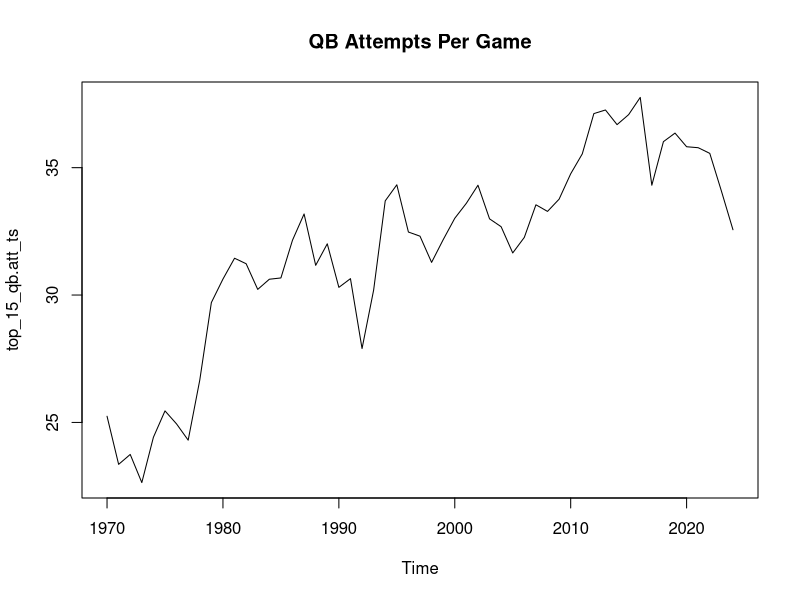
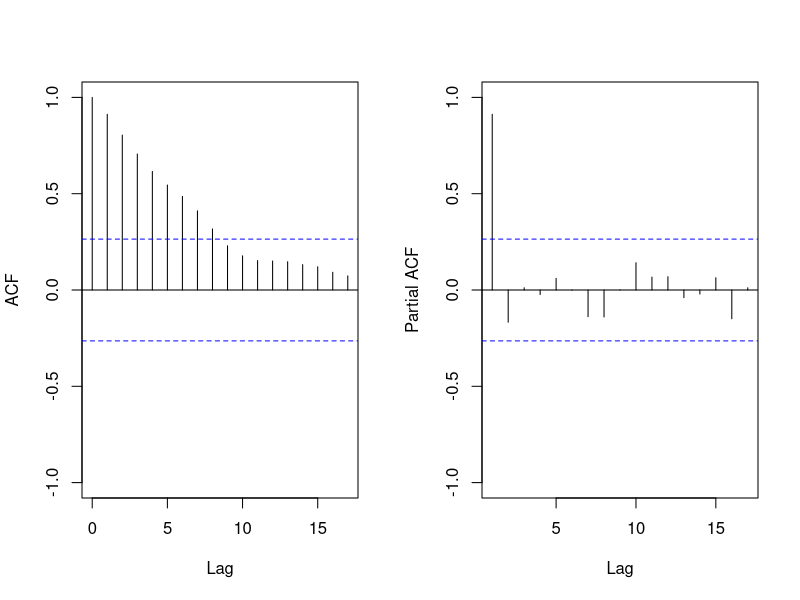
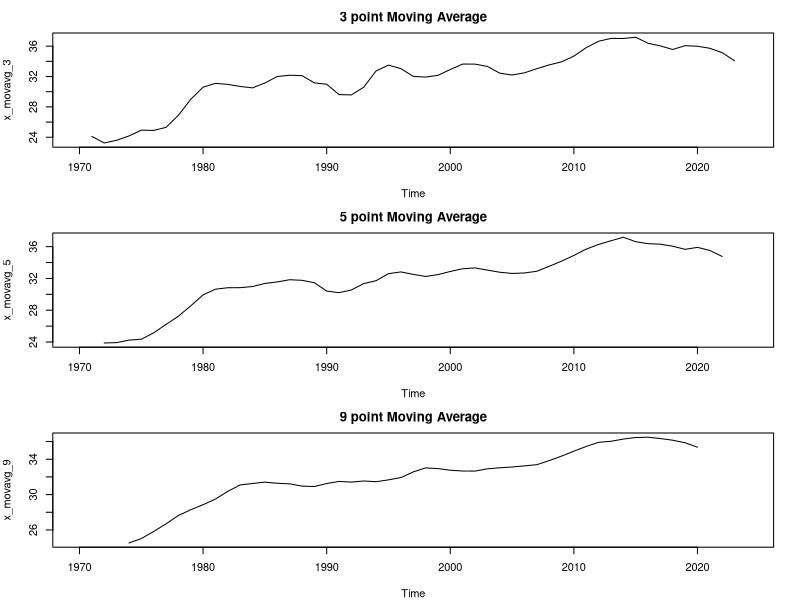
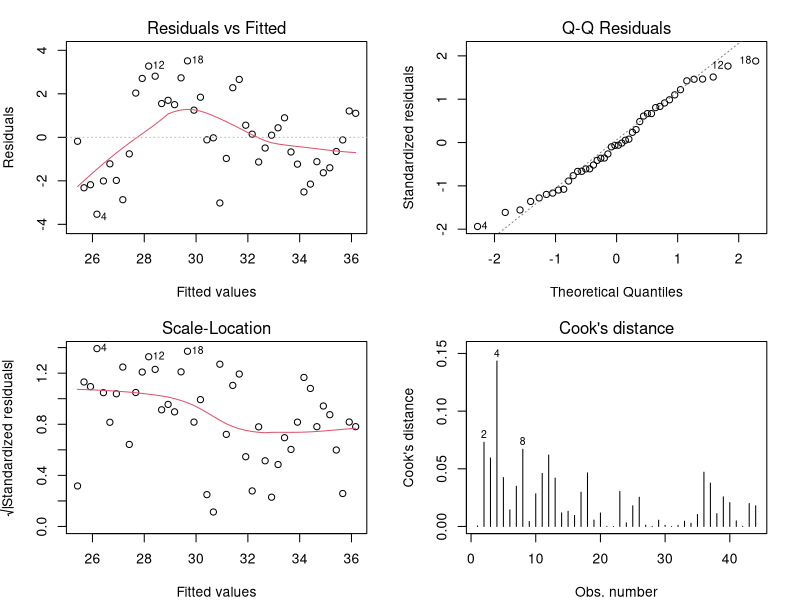
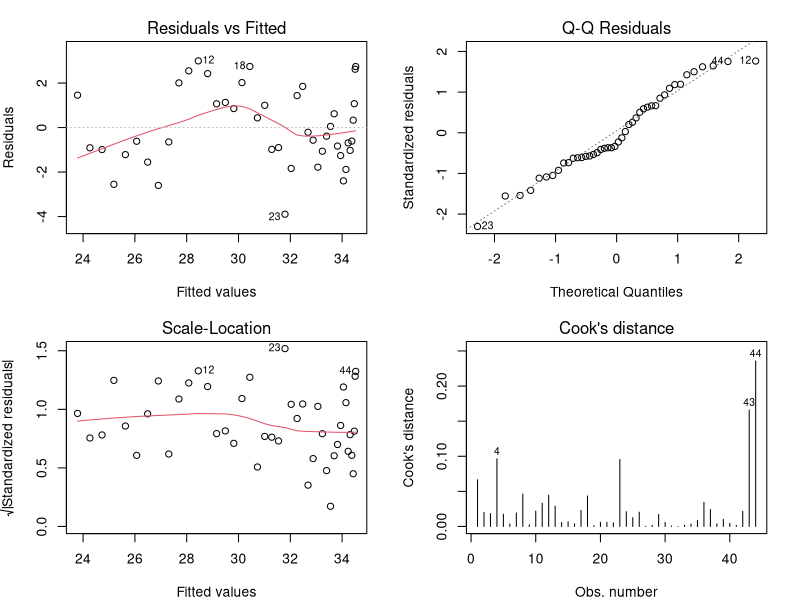
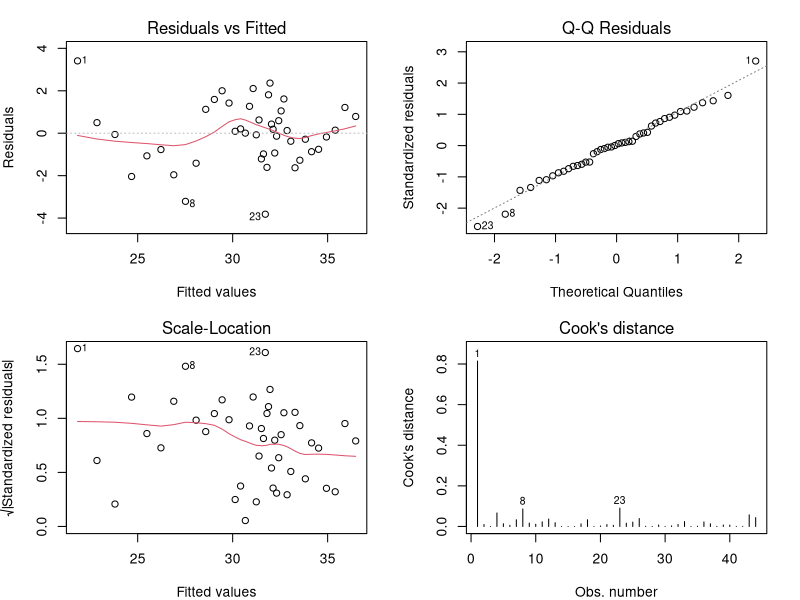
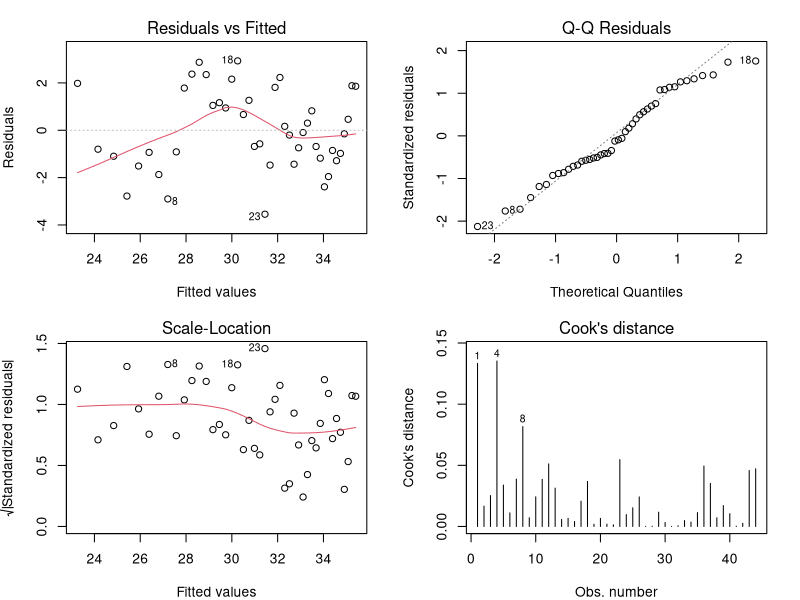
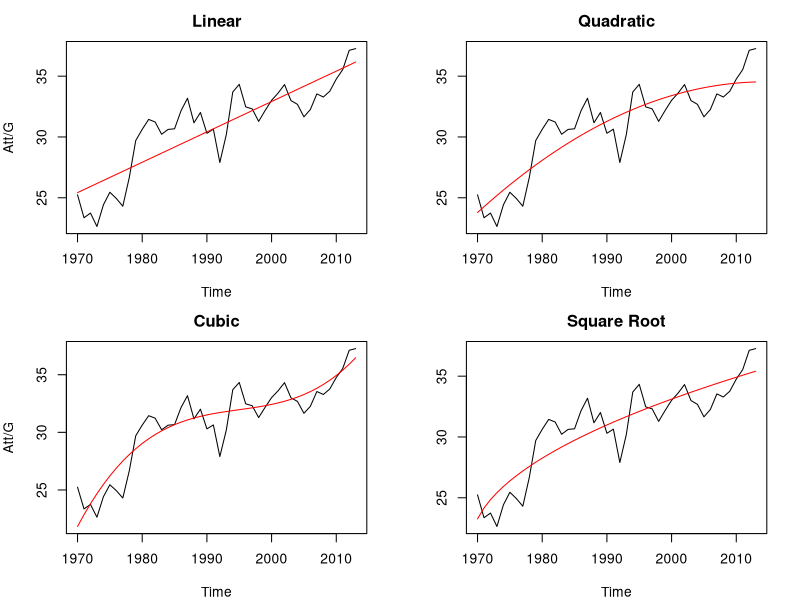

Source code (R) for these figures, in order:
## ---- chunk 1
library(tibble)
library(dplyr)  
library(ggplot2)  
library(forecast)
## ---- chunk 2
fantasy_data <- read.csv("fantasy_data.csv")
 
years <- unique(fantasy_data$Year)

avg_top15_by_year <- numeric(length(years))
names(avg_top15_by_year) <- years

for (y in years) {
    category_year <- subset(fantasy_data, Year == y & FantPos == "QB")
    category_year <- category_year[order(category_year$Passing_Att, decreasing = TRUE), ]
    
    top15 <- head(category_year, 15)
    avg_among_top_15 <- mean(top15$Passing_Att / top15$Games_G)
    
    avg_top15_by_year[as.character(y)] <- avg_among_top_15
}
 
top_15_qb.att_ts <- ts(data = avg_top15_by_year, start = 1970, frequency = 1)
 
ts.plot(top_15_qb.att_ts, main = "QB Attempts Per Game")
## ---- chunk 3
par(mfrow = c(1, 2))
acf(top_15_qb.att_ts, main = "", ylim = c(-1, 1))
pacf(top_15_qb.att_ts, main = "", ylim = c(-1, 1))
## ---- chunk 4
pacf(top_15_qb.att_ts, plot = FALSE)[1]
## ---- chunk 5
par(mfrow = c(3,1),mar = c(4, 4, 2.5, 2))
# Moving Average of QB Att/G
#ts.plot(top_15_qb.att_ts, ylab = "Att/G", main = "QB Historical Attempts Per Game")

# 3 point MA
x_movavg_3 <- stats::filter(top_15_qb.att_ts, sides = 2, rep(1,3)/3)
ts.plot(x_movavg_3, main = "3 point Moving Average")

#5 point MA
x_movavg_5 <- stats::filter(top_15_qb.att_ts, sides = 2, rep(1,5)/5)
ts.plot(x_movavg_5, main = "5 point Moving Average")


#7 point MA
#x_movavg_7 <- filter(top_15_qb.att_ts, sides = 2, rep(1,7)/7)
#ts.plot(x_movavg_7, main = "7 point Moving Average")

#One more for fun: 9 point MA
x_movavg_9 <- stats::filter(top_15_qb.att_ts, sides = 2, rep(1,9)/9)
ts.plot(x_movavg_9, main = "9 point Moving Average")
## ---- chunk 6
#Create training and forecasting sets
att.g_train <- window(top_15_qb.att_ts, end=2013)
num_fit <- length(att.g_train)

att.g_fore <- window(top_15_qb.att_ts, start=2014, frequency = 1)
num_fore <- length(att.g_fore)

#Create training df with t, t^2/2!, sqrt(t)

train_trend_df <- tibble(
t_fit = 1:num_fit,
t_sqfit = t_fit^2/factorial(2),
t_cubefit = t_fit^3/factorial(3),
t_sqrt = sqrt(t_fit)
)
#Fit desired models: 
#(1) Linear - \beta_0 + \beta_1 t 
#(2) Quadratic - \beta_0 + \beta_1 t + \beta_2 t^2/2
#(3) Cubic - \beta_0 + \beta_1 t + \beta_2 t^2/2 + \beta_3 t^3/3!
#(4) Square root model - \beta_0 + \beta_1 \sqrt(t)

mlr.line <- lm(att.g_train ~ t_fit, data = train_trend_df)
mlr.quadr <- lm(att.g_train ~ t_fit + t_sqfit, data = train_trend_df)
mlr.cubic <- lm(att.g_train ~ t_fit + t_sqfit + t_cubefit, data = train_trend_df)
mlr.sqrt <- lm(att.g_train ~ t_sqrt, data = train_trend_df)
## ---- chunk 7
summary(mlr.line)
## ---- chunk 8
# Residual Diagnostic Plots for mlr.lin
par(mfrow = c(2, 2), mar = c(4, 4, 2.5, 2)) # plot 4 figures, 2 in each of 2 rows
plot(mlr.line, main = "", which = 1:4)
## ---- chunk 9
summary(mlr.quadr)
## ---- chunk 10
# Residual Diagnostic Plots for mlr.quadr
par(mfrow = c(2, 2), mar = c(4, 4, 2.5, 2)) # plot 4 figures, 2 in each of 2 rows
plot(mlr.quadr, main = "", which = 1:4)
## ---- chunk 11
summary(mlr.cubic)
## ---- chunk 12
# Residual Diagnostic Plots for mlr.quadr
par(mfrow = c(2, 2), mar = c(4, 4, 2.5, 2)) # plot 4 figures, 2 in each of 2 rows
plot(mlr.cubic, main = "", which = 1:4)
## ---- chunk 13
summary(mlr.sqrt)
## ---- chunk 14
# Residual Diagnostic Plots for mlr.sqrt
par(mfrow = c(2, 2), mar = c(4, 4, 2.5, 2)) # plot 4 figures, 2 in each of 2 rows
plot(mlr.sqrt, main = "", which = 1:4)
## ---- chunk 15
#Make plots showing fitted curves (4 plots)
par(mfrow = c(2, 2), mar = c(4, 4, 2.5, 2))

#Create a table with xfit and line fit models; access the fitted values using model$fitted
plin <- cbind(att.g_train, mlr.line$fitted)

#Use ts.plot on plin; specify the xfit plot is in black while model is in red 
ts.plot(plin, main="Linear", col=c("black", 'red'), ylab="Att/G")

#Same idea for quadratic and cubic fits 
pquad <- cbind(att.g_train, mlr.quadr$fitted) 
ts.plot(pquad, main="Quadratic", col=c("black",'red'))

pcub <- cbind(att.g_train, mlr.cubic$fitted) 
ts.plot(pcub, main="Cubic", col=c("black", 'red'), ylab = "Att/G")

psqrt <- cbind(att.g_train, mlr.sqrt$fitted) 
ts.plot(psqrt, main="Square Root", col=c("black", 'red'))
## ---- chunk 16
trend_fore_df <- tibble(t_fit = (num_fit + 1):(length(top_15_qb.att_ts)),
t_sqfit = t_fit^2/factorial(2),
t_cubefit = t_fit^3/factorial(3),
t_sqrt = sqrt(t_fit))

#Make dataframe of forecast times -- t only


# use predict function 
pfore.lin  <- predict(mlr.line,  newdata = trend_fore_df,       se.fit = TRUE)
pfore.quad <- predict(mlr.quadr, newdata = trend_fore_df,     se.fit = TRUE)
pfore.cub  <- predict(mlr.cubic, newdata = trend_fore_df,   se.fit = TRUE)
pfore.sqrt <- predict(mlr.sqrt,  newdata = trend_fore_df, se.fit = TRUE)


#Plot of time series with fits and out-of-sample forecasts
# Linear Trend Model fits and forecasts
linff <- c(mlr.line$fitted, pfore.lin$fit)
# Quadratic Trend Model fits and forecasts
quadff <- c(mlr.quadr$fitted, pfore.quad$fit)
# Cubic Trend Model fits and forecasts
cubff <- c(mlr.cubic$fitted, pfore.cub$fit)
#Sqrt trend model fits and forecasts
sqrtff <- c(mlr.sqrt$fitted, pfore.sqrt$fit)

# observed data: top_15_qb.att_ts from 1970-2024 
# Bind observed data and fits+forecasts

obslin <- cbind(top_15_qb.att_ts, linff)
obsquad <- cbind(top_15_qb.att_ts, quadff)
obscub <- cbind(top_15_qb.att_ts, cubff)
obssqrt <- cbind(top_15_qb.att_ts, sqrtff)

par(mfrow = c(2,2), mar = c(4, 4, 2.5, 2))
ts.plot(obslin, main = "Linear Trend Model", col = c("black", "blue"), 
        ylab = "Att/G")
abline(v = time(top_15_qb.att_ts)[num_fit], col = "red", lty = "dashed")

ts.plot(obsquad, main = "Quadratic Trend Model", col = c("black", "blue"))
abline(v = time(top_15_qb.att_ts)[num_fit], col = "red", lty = "dashed")

ts.plot(obscub, main = "Cubic Trend Model", col = c("black", "blue"),
        ylab="Att/G")
abline(v = time(top_15_qb.att_ts)[num_fit], col = "red", lty = "dashed")

ts.plot(obssqrt, main = "Square Root Trend Model", col = c("black", "blue"))
abline(v = time(top_15_qb.att_ts)[num_fit], col = "red", lty = "dashed")
## ---- chunk 17
nfore <- length(att.g_fore)

# Forecast/Prediction errors: Observed - Predicted
efore.lin <- att.g_fore - pfore.lin$fit
efore.quad <- att.g_fore - pfore.quad$fit
efore.cub <- att.g_fore - pfore.cub$fit
efore.sqrt <- att.g_fore - pfore.sqrt$fit

# Forecast evaluation criteria
me.lin <- mean(efore.lin)                       # Mean Error
mpe.lin <- 100*(mean(efore.lin/att.g_fore))          # Mean Percent Error
mse.lin <- sum(efore.lin**2)/nfore              # Mean Squared Error
mae.lin <- mean(abs(efore.lin))                 # Mean Absolute Error
mape.lin <- 100*(mean(abs((efore.lin)/att.g_fore)))  # Mean Absolute Percent Error 
fec.lin <- data.frame(linear = rbind(me.lin, mpe.lin, 
                                      mse.lin, mae.lin, mape.lin), 
                      row.names = c("me", "mpe", "mse", "mae", "mape"))

# Forecast evaluation criteria
me.quad <- mean(efore.quad)                       # Mean Error
mpe.quad <- 100*(mean(efore.quad/att.g_fore))          # Mean Percent Error
mse.quad <- sum(efore.quad**2)/nfore              # Mean Squared Error
mae.quad <- mean(abs(efore.quad))                 # Mean Absolute Error
mape.quad <- 100*(mean(abs((efore.quad)/att.g_fore)))  # Mean Absolute Percent Error 
fec.quad <- data.frame(quadratic = rbind(me.quad, mpe.quad, 
                                      mse.quad, mae.quad, mape.quad), 
                      row.names = c("me", "mpe", "mse", "mae", "mape"))

# Forecast evaluation criteria
me.cube <- mean(efore.cub)                       # Mean Error
mpe.cube <- 100*(mean(efore.cub/att.g_fore))          # Mean Percent Error
mse.cube <- sum(efore.cub**2)/nfore              # Mean Squared Error
mae.cube <- mean(abs(efore.cub))                 # Mean Absolute Error
mape.cube <- 100*(mean(abs((efore.cub)/att.g_fore)))  # Mean Absolute Percent Error 
fec.cube <- data.frame(cubic = rbind(me.cube, mpe.cube, 
                                      mse.cube, mae.cube, mape.cube), 
                      row.names = c("me", "mpe", "mse", "mae", "mape"))

# Forecast evaluation criteria
me.sqrt <- mean(efore.sqrt)                       # Mean Error
mpe.sqrt <- 100*(mean(efore.sqrt/att.g_fore))          # Mean Percent Error
mse.sqrt <- sum(efore.sqrt**2)/nfore              # Mean Squared Error
mae.sqrt <- mean(abs(efore.sqrt))                 # Mean Absolute Error
mape.sqrt <- 100*(mean(abs((efore.sqrt)/att.g_fore)))  # Mean Absolute Percent Error 
fec.sqrt <- data.frame(sqroot = rbind(me.sqrt, mpe.sqrt, 
                                      mse.sqrt, mae.sqrt, mape.sqrt), 
                      row.names = c("me", "mpe", "mse", "mae", "mape"))

round(fec.lin, digits = 4)
round(fec.quad, digits = 4)
round(fec.cube, digits = 4)
round(fec.sqrt, digits = 4)
## ---- chunk 18
# Linear Trend Model, Sqrt Model: k=1
k_1 <- 1
k_2 <- 2
k_3 <- 3
# Akaike Information Criterion,AIC 
AIC.lin <- AIC(mlr.line, k=k_1)
AIC.quad <- AIC(mlr.quadr, k=k_2)
AIC.cubic <- AIC(mlr.cubic, k=k_3)
AIC.sqrt <- AIC(mlr.sqrt, k=k_1)

AIC_vals <- data.frame(AIC = rbind(AIC.lin, AIC.quad, 
                                      AIC.cubic, AIC.sqrt), 
                      row.names = c("Linear", "Quadratic", "Cubic", "Square Root"))
AIC_vals
## ---- chunk 19
#Maximum period willing to consider
per <- 20

for (n in 1:per) {
  c1fit_0 <- cos(2 * pi * train_trend_df$t_fit / n)
  s1fit_0 <- sin(2 * pi * train_trend_df$t_fit / n)
  att.g_trig1 <- lm(att.g_train ~ train_trend_df$t_sqrt + c1fit_0 + s1fit_0)
  print(paste("n = ", n, "R^2 = ", summary(att.g_trig1)$adj.r.squared))
}

## ---- chunk 20
#Model 1a
n_0 <- 16
c1fit_0 <- cos(2 * pi * train_trend_df$t_fit / n_0)
s1fit_0 <- sin(2 * pi * train_trend_df$t_fit / n_0)
t_sqrt <- train_trend_df$t_sqrt
att.g_trig1 <- lm(att.g_train ~ t_sqrt + c1fit_0 + s1fit_0)
summary(att.g_trig1)
## ---- chunk 21
ts.plot(cbind(att.g_trig1$fitted,att.g_train), col= c("red", "black"))
## ---- chunk 22
# Residual Diagnostic Plots for co2_trig1
par(mfrow = c(2, 2), mar = c(4, 4, 2.5, 2)) # plot 4 figures, 2 in each of 2 rows
plot(att.g_trig1, main = "", which = 1:4)
## ---- chunk 23
#Models 1b and 1c: 2 and 3 harmonics

seasonal_train_df <- tibble(
  
#Harmonic 1
t_sqrt = t_sqrt,
t_fit = train_trend_df$t_fit,
c1fit = cos(2 * pi * t_fit / n_0),
s1fit = sin(2 * pi * t_fit / n_0),  
  
#Harmonic 2
c2fit = cos(2 * pi * 2 * t_fit / n_0),
s2fit = sin(2 * pi * 2 * t_fit / n_0),

#Harmonic 3
c3fit = cos(2 * pi * 3 * t_fit / n_0),
s3fit = sin(2 * pi * 3 * t_fit / n_0)
)

#Model 1a
att.g_trig1 <- lm(att.g_train ~ t_sqrt + c1fit + s1fit, data = seasonal_train_df)

#Model 1b
att.g_trig2 <- lm(att.g_train ~ t_sqrt + c1fit + s1fit + c2fit + s2fit, data = seasonal_train_df)

#Model 1c
att.g_trig3 <- lm(att.g_train ~ t_sqrt + c1fit + s1fit + c2fit + s2fit + c3fit + s3fit,
                  data = seasonal_train_df)

summary(att.g_trig2)
summary(att.g_trig3)
## ---- chunk 24
anova(att.g_trig1)
## ---- chunk 25
anova(att.g_trig2)
## ---- chunk 26
qf(0.95, 2, 38)
## ---- chunk 27
anova(att.g_trig3)
## ---- chunk 28
qf(0.95, 2, 36)
## ---- chunk 29
par(mfrow = c(2, 1), mar = c(4, 4, 2.5, 2)) 
plot(att.g_train, xlab = "Time", ylab = "Att/G",
     main = "Attempts Over Time")
lines(ts(att.g_trig1$fit,start=1970,freq=1),
      col="blue", lty = "dashed", lwd = 2)
lines(ts(att.g_trig2$fit,start=1970,freq=1),
      col="red", lty = "dotted", lwd = 2)
lines(ts(att.g_trig3$fit,start=1970,freq=1),
      col="green", lty = "dotdash", lwd = 2)

### Zoom in on the last five years of training data
plot(window(att.g_train, start=2009), xlab = "Time", ylab = "Att/G",
     main = "2009 - 2013 Window")
lines(window(ts(att.g_trig1$fit, start=1970, freq=1),
             start=2009), col = "blue", lty = "dashed", lwd = 2)
lines(window(ts(att.g_trig2$fit, start=1970, freq=1),
             start=2009), col = "red", lty = "dotted", lwd = 2)
lines(window(ts(att.g_trig3$fit, start=1970, freq=1),
             start=2009), col = "green", lty = "dotdash", lwd = 2)
## ---- chunk 30
num_fit <- length(att.g_train)
k1 <- length(coef(att.g_trig1))
k2 <- length(coef(att.g_trig2))
k3 <- length(coef(att.g_trig3))

# Information criteria
# Verify with each anova table
sigsq.1a <- summary(att.g_trig1)$sigma^2
sigsq.1b <- summary(att.g_trig2)$sigma^2
sigsq.1c <- summary(att.g_trig3)$sigma^2


# AIC
AIC.1a <- AIC(att.g_trig1)
AIC.1b <- AIC(att.g_trig2)
AIC.1c <- AIC(att.g_trig3) 
# Or use AIC(logLik(co2.model1a))
# Or use AIC(logLik(co2_trig1)) 
# Or use AIC(logLik(co2_trig2))

# Corrected AIC
AICc.1a <- AIC.1a + (2*k1^2 + 2*k1)/(num_fit - k1 - 1)
AICc.1b  <- AIC.1b  + (2*k2^2 + 2*k2)/(num_fit - k2 - 1)
AICc.1c  <- AIC.1c  + (2*k3^2 + 2*k3)/(num_fit - k3 - 1)


# BIC
BIC.1a <- BIC(att.g_trig1)
BIC.1b <- BIC(att.g_trig2)
BIC.1c <- BIC(att.g_trig3)

IC.1a <- data.frame(model1a = rbind(AIC.1a, AICc.1a, BIC.1a), 
                    row.names = c("AIC", "AICc", "BIC"))
IC.1b <- data.frame(model1b = rbind(AIC.1b, AICc.1b, BIC.1b), 
                    row.names = c("AIC", "AICc", "BIC"))
IC.1c <- data.frame(model1c = rbind(AIC.1c, AICc.1c, BIC.1c), 
                    row.names = c("AIC", "AICc", "BIC"))
round(cbind(IC.1a, IC.1b, IC.1c), digits = 4)
## ---- chunk 31

# Set up for prediction 
t_fore <- seq_len(11) + 44   # future times

seasonal_fore_df_1b <- tibble(
  t_sqrt = sqrt(t_fore),
  c1fit  = cos(2 * pi * t_fore / n_0),
  s1fit  = sin(2 * pi * t_fore / n_0),
  c2fit  = cos(2 * pi * 2 * t_fore / n_0),
  s2fit  = sin(2 * pi * 2 * t_fore / n_0)
)


seasonal_fore_df <-tibble(
  t_fit = t_fore,
  t_sqrt = sqrt(t_fit),              
  c1fit  = cos(2 * pi * t_fore/n_0),
  s1fit  = sin(2 * pi * t_fore/n_0),
  c2fit  = cos(2 * pi * 2 * t_fore/n_0),
  s2fit  = sin(2 * pi * 2 * t_fore/n_0),
  c3fit  = cos(2 * pi * 3 * t_fore/n_0),
  s3fit  = sin(2 * pi * 3 * t_fore/n_0)
)


# Model 1a
pfore.1a <- predict(att.g_trig1, newdata = seasonal_fore_df, se.fit = TRUE)
efore.1a <- as.numeric(att.g_fore) - as.numeric(pfore.1a$fit)

me.1a <- mean(efore.1a)
mpe.1a <- 100 * (mean(as.numeric(efore.1a) / as.numeric(att.g_fore)))
mse.1a <- sum(efore.1a**2) / nfore
mae.1a <- mean(abs(efore.1a))
mape.1a <- 100 * (mean(abs(efore.1a) / as.numeric(att.g_fore)))
fec.1a <- data.frame(model1a = rbind(me.1a, mpe.1a, mse.1a, mae.1a, mape.1a), 
                     row.names = c("me", "mpe", "mse", "mae", "mape"))

# Model 1b
pfore.1b <- predict(att.g_trig2, newdata = seasonal_fore_df, se.fit = TRUE)
efore.1b <- as.numeric(att.g_fore) - as.numeric(pfore.1b$fit)

me.1b <- mean(efore.1b)
mpe.1b <- 100 * (mean(efore.1b / att.g_fore))
mse.1b <- sum(efore.1b**2) / nfore
mae.1b <- mean(abs(efore.1b))
mape.1b <- 100 * (mean(abs(efore.1b) / att.g_fore))
fec.1b <- data.frame(model1b = rbind(me.1b, mpe.1b, mse.1b, mae.1b, mape.1b), 
                     row.names = c("me", "mpe", "mse", "mae", "mape"))

# Model 1c
pfore.1c <- predict(att.g_trig3, seasonal_fore_df, se.fit = TRUE)
efore.1c <- att.g_fore - pfore.1c$fit

me.1c <- mean(efore.1c)
mpe.1c <- 100 * (mean(efore.1c / att.g_fore))
mse.1c <- sum(efore.1c**2) / nfore
mae.1c <- mean(abs(efore.1c))
mape.1c <- 100 * (mean(abs(efore.1c) / att.g_fore))
fec.1c <- data.frame(model1c = rbind(me.1c, mpe.1c, mse.1c, mae.1c, mape.1c), 
                     row.names = c("me", "mpe", "mse", "mae", "mape"))
round(cbind(fec.1a, fec.1b, fec.1c), digits = 4)
## ---- chunk 32
# Plot of time series with fits and out-of-sample forecasts
# Model 1a fits and forecasts
ff.1a <- ts(pfore.1a$fit,
             start = start(att.g_fore),
             frequency = frequency(att.g_fore))

ff.1b <- ts(pfore.1b$fit,
             start = start(att.g_fore),
             frequency = frequency(att.g_fore))

ff.1c <- ts(pfore.1c$fit,
             start = start(att.g_fore),
             frequency = frequency(att.g_fore))

# Plot
ts.plot(cbind(att.g_fore, ff.1a, ff.1b, ff.1c), main = "Attempts Per Game: 2014-2024", ylab = "Att/G",
        col = c("black", "blue", "red", "green"), lwd = 2,
        lty = c("solid", "dashed", "dotted", "dotdash"))
## ---- chunk 33
library(forecast)

# Attempt to damp
hw.damped <- holt(att.g_train, damped=TRUE, h=11)

#Undamped
dexp.smooth <- HoltWinters(att.g_train, gamma = F) 

#Forecast values with interval about them
dexp.fore <- predict(dexp.smooth, 11, prediction.interval = TRUE)
dexp.damped.fore <- predict(hw.damped, 11, prediction.interval = TRUE)
#Visualize result
plot(dexp.smooth, dexp.fore, xlab = "time", ylab = "Att/G", 
     ylim = c(18, 70), main = "Attempts Over Time: Holt Forecast")
lines(2014:2024, hw.damped$mean, col = "orange", lwd = 2)
lines(2014:2024, hw.damped$lower[,2], col = "navy", lty = 2)
lines(2014:2024, hw.damped$upper[,2], col = "navy", lty = 2)
lines(x = 1970: 2024, y = top_15_qb.att_ts)
## ---- chunk 34
att.g_arima <- auto.arima(top_15_qb.att_ts, ic='aicc', max.d=2, seasonal = FALSE, allowdrift = TRUE, trace = TRUE)


